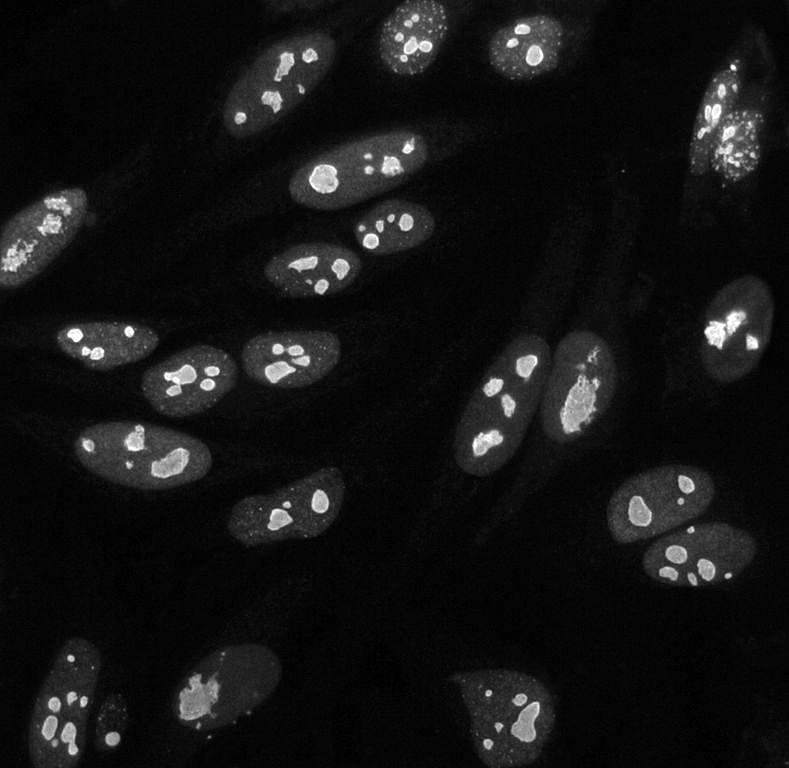
#> input picture DAPI.png, 789 x 768 px
$ python pyedge.py --input DAPI.png
#> lines starting #> are read from the running program, lines starting #| are printed output that depends on the picture
#> further down, img is the input picture: shape (768, 789); min 0, max 255, mean 20.4
"""
pyEdge: a small utility to detect edges in images.
It supports three different methods for edge detection: Canny, Sobel and Prewitt
"""

# Import libraries
import matplotlib.pyplot as plt
from skimage.io import imread, imsave
from skimage.filters import sobel, prewitt
from skimage.feature import canny
import numpy as np
import argparse
import os

# We create a parser to read command line arguments
# We will call our software as python.pyedge.py -- imput image.png [-- output image_edges.png] [-- method canny] [-- cmap virdis]
# Default for method is canny and for cmap is gray
# If no output is parsed we will name the output as xxxx_edges.png
parser = argparse.ArgumentParser(description="Detect edges in an image")
parser.add_argument("-i", "--input", help="The input image file", required=True)
parser.add_argument("-o", "--output", help="The output image file", required=False)
parser.add_argument("-m", "--method", help="The edge detecting method, default is canny", default ="canny", required=False,
                   choices=["canny", "sobel", "prewitt"])
parser.add_argument("-c", "--colourmap", help="The colour map, default is gray", default="gray", required=False)

args = parser.parse_args()

# Functions
def find_edges(img:np.array, method:str="canny") -> np.array:
    """Find edges in an image, using the method chosen by the user (default is canny)

    Args:
        img (np.array): The input image
        method (str, optional): The edge-detection method. Defaults to "canny".
                                Allowed values are "canny", "prewitt", "sobel".

    Returns:
        np.array: The detected edges
    """
#> called with method = 'canny'

    if method == "canny":
        img_edges = canny(img, sigma=7)
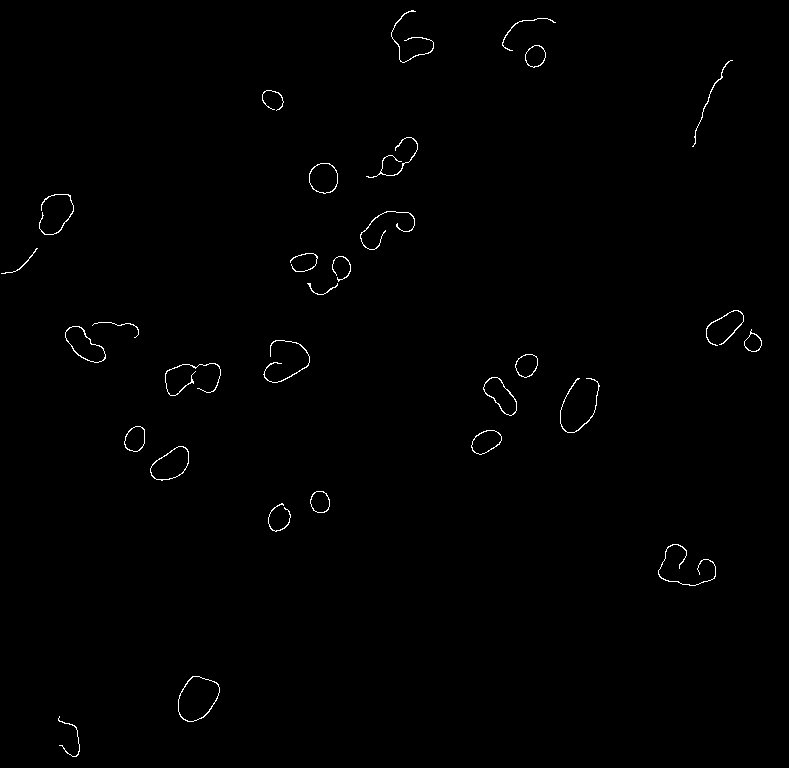
#> img_edges: shape (768, 789) bool; 0.56% white in thin lines or dots
    elif method == "sobel":
        img_edges = sobel(img)
    elif method == "prewitt":
        img_edges = prewitt(img)
    else:
        raise ValueError(f"{method} is not a recognised method.")

    return img_edges

def display_images(img:np.array, img_edges: np.array, cmap:str="gray")-> None:
    """Displays the image and the edges side by side

    Args:
        img (np.array): The input image
        img_edges(np.array): The image of the edges
        cmap (str): The colormap. Default is gray

    Returns: None -  displays the images
    """
#> called with cmap = 'gray'

    # Display images
    fig, ax = plt.subplots(nrows=1, ncols=2, figsize=(14, 7))
    ax[0].imshow(img, cmap=cmap)
    ax[1].imshow(img_edges, cmap=cmap)

    for a in ax:
        a.axis("off")

    plt.show()
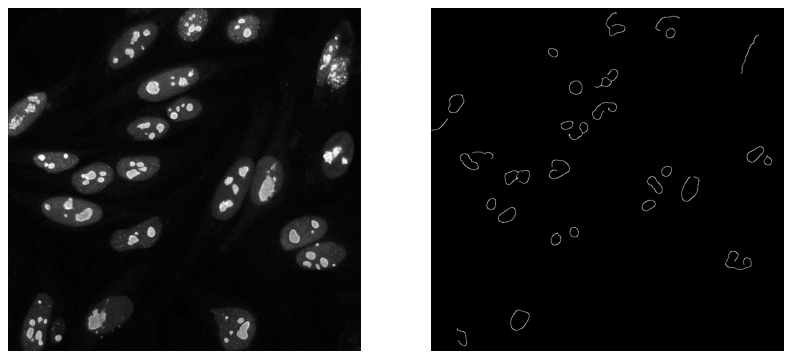
#> figure drawn by matplotlib, 2 panels

# if no output filename is passed, it should be generated automatically
# Check that the file exists
if os.path.exists(args.input):
    input_filename = args.input
else:
    raise FileExistsError(f"The input file {args.input} dose not exsit. Exiting pyEdge.")

if args.output is None:
    # Split the input_filename on the dot image.jpg -> ("image", "jpg")
    input_split = input_filename.split(".")
    output_filename = f"{input_split[0]}_edges.{input_split[1]}"
    print("No output filename was given, saving to {output_filename}")
else:
    output_filename = args.output

# Read image and find edges
img = imread(input_filename)

img_edges = find_edges(img, args.method)

# Save to file
imsave(fname=output_filename, arr=img_edges)

display_images(img, img_edges, args.colourmap)
